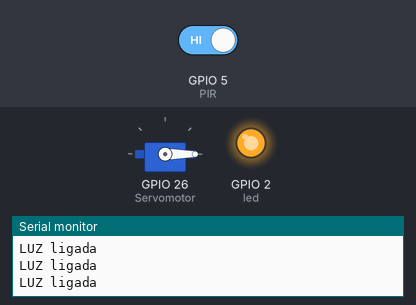
Simulated run of this sketch. Board: ESP32. Shown: servo, output pins drawn as LEDs (lit = HIGH), the last lines printed to the serial monitor. Inputs (shaded band) come from the test bench; at power-on: GPIO 5 (PIR) HIGH.

Above: at 11.2 s.
11.3 s: GPIO 5 (PIR) driven LOW
At 11.7 s:
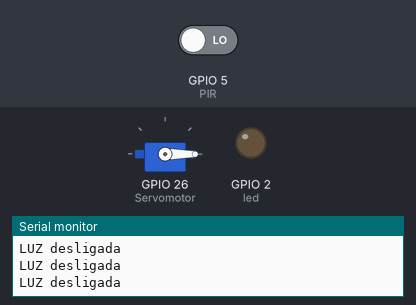
13.2 s: GPIO 5 (PIR) driven HIGH
At 14.4 s:
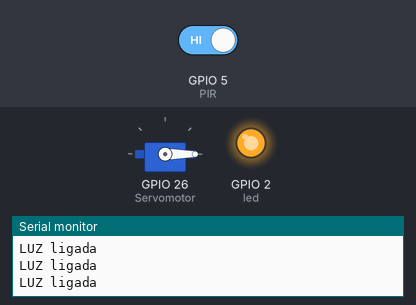
Timing chart, 0 to 16.2 s (numbered marks = the images above; inputs shaded):
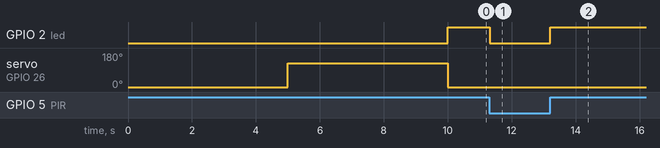

Measured:
- after the input at 11.3 s, GPIO 2 (led): HIGH → LOW at once
- after the input at 13.2 s, GPIO 2 (led): LOW → HIGH at once

The sketch:

ulkl.ino
```cpp
#include <ESP32Servo.h>

//acenderledaodetectarpresenca
const int PIR = 5;
const int led = 2;

//portaautomatica
Servo motor;
const int Servomotor = 26;

void acenderledaodetectarpresenca() {
  int estadoPIR = digitalRead(PIR);

  if (estadoPIR == LOW) {
    digitalWrite(led, LOW);
    Serial.println("LUZ desligada");
  } else {
    digitalWrite(led, HIGH);
    Serial.println("LUZ ligada");
  }
}

void portaAutomatica(){
 motor.write(125);
 delay(5000);
 motor.write(0);
}


void setup() {
  pinMode(led, OUTPUT);
  pinMode(PIR, INPUT);

  motor.attach(Servomotor);
  motor.write(0);

  Serial.begin(9600);
 delay(5000);
 portaAutomatica();
}

void loop() {


//  portaAutomatica();
acenderledaodetectarpresenca();

}
```
